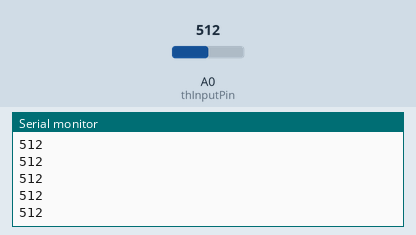
A sketch run on a simulated Arduino Uno, built with avr-gcc and run on an emulated ATmega328P. Parts: the last lines printed to the serial monitor. Inputs (shaded band) come from the test bench; at power-on: A0 (thInputPin) = 512.

Above: at 1.2 s.
1.3 s: A0 (thInputPin) set to 716
At 2.3 s:
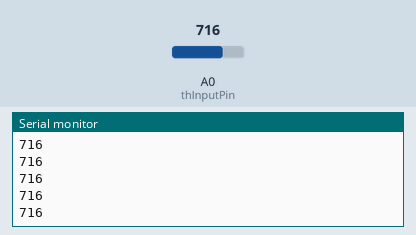
2.8 s: A0 (thInputPin) set to 900
At 3.8 s:
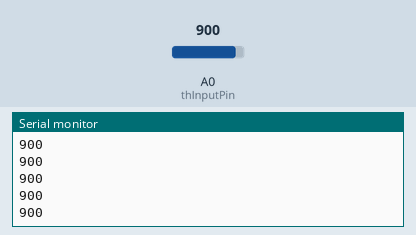
Timing chart, 0 to 5.8 s (numbered marks = the images above; inputs shaded):
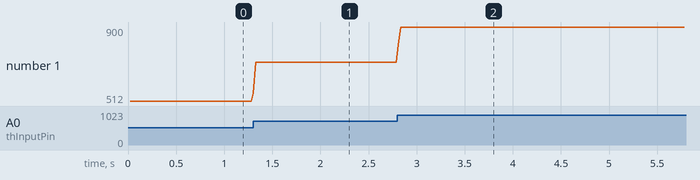

The sketch:

analog_reading.ino
```cpp
int numReadings = 20;
int thInputPin = A0;
int stInputPin = A1;
int readIndex = 0;
int total = 0;
int average = 0;

void setup() {
  Serial.begin(115200);
}

void loop() {
  total += analogRead(thInputPin);
  readIndex ++;

  if(readIndex == numReadings){
    average = total / numReadings;
    readIndex = 0;
    total = 0;
    Serial.println(average);
  }

  delay(1);
}
```

Measured:
- after the input at 1.3 s, the serial monitor: prints a new line at once (image 1)
- after the input at 2.8 s, the serial monitor: prints a new line at once (image 2)
- plotted number 1: 512 → 716 after the input at 1.3 s, 716 → 900 after the input at 2.8 s
